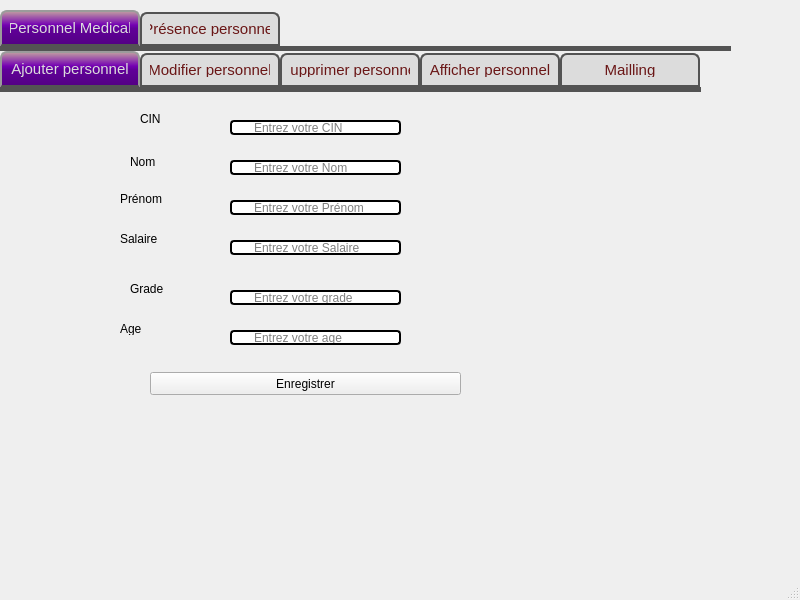
<?xml version="1.0" encoding="UTF-8"?>
<ui version="4.0">
 <class>MainWindow</class>
 <widget class="QMainWindow" name="MainWindow">
  <property name="geometry">
   <rect>
    <x>0</x>
    <y>0</y>
    <width>800</width>
    <height>600</height>
   </rect>
  </property>
  <property name="windowTitle">
   <string>MainWindow</string>
  </property>
  <widget class="QWidget" name="centralwidget">
   <widget class="QTabWidget" name="tabWidget">
    <property name="geometry">
     <rect>
      <x>0</x>
      <y>10</y>
      <width>731</width>
      <height>401</height>
     </rect>
    </property>
    <property name="styleSheet">
     <string notr="true">QTabWidget::pane { /* The tab widget frame */
border-top: 5px solid #535353;
}
QTabWidget::tab-bar {
left: 0px; /* move to the right by 5px */
}
/* Style the tab using the tab sub-control. Note that it reads QTabBar _not_ QTabWidget */
QTabBar::tab {
background: #dcdcdc;
border: 2px solid #535353;
border-bottom-color: #535353; /* same as the pane color */
border-top-left-radius: 7px;
border-top-right-radius: 7px;
min-width: 120px;
padding: 8px;
color: #6a1616;
font-size:15px;
font-family:Arial, Helvetica, sans-serif;
}
QTabBar::tab:selected, QTabBar::tab:hover {
background: qlineargradient(x1: 0, y1: 0, x2: 0, y2: 1, stop: 0 #c3a1a1, stop: 0.4 #7400b3, stop: 0.5 #610099, stop: 1.0 #520082);
}
QTabBar::tab:selected {
border-color: #9B9B9B;
border-bottom-color: #535353; /* same as pane color */
color: #dcdcdc;
font-size:15px;
font-family:Arial, Helvetica, sans-serif;
}
QTabBar::tab:!selected {
margin-top: 2px; /* make non-selected tabs look smaller */
}
QLineEdit {
  width: 100%;
  padding: 12px 20px;
  margin: 8px 0;
  display: inline-block;
  border: 1px solid #ccc;
  border-radius: 4px;
  box-sizing: border-box;
}</string>
    </property>
    <property name="currentIndex">
     <number>0</number>
    </property>
    <widget class="QWidget" name="tab">
     <attribute name="title">
      <string>Personnel Medical</string>
     </attribute>
     <widget class="QTabWidget" name="tabWidget_2">
      <property name="geometry">
       <rect>
        <x>0</x>
        <y>0</y>
        <width>701</width>
        <height>371</height>
       </rect>
      </property>
      <property name="currentIndex">
       <number>0</number>
      </property>
      <widget class="QWidget" name="tab_3">
       <attribute name="title">
        <string>Ajouter personnel</string>
       </attribute>
       <widget class="QLabel" name="label">
        <property name="geometry">
         <rect>
          <x>130</x>
          <y>60</y>
          <width>61</width>
          <height>20</height>
         </rect>
        </property>
        <property name="text">
         <string>Nom</string>
        </property>
       </widget>
       <widget class="QLineEdit" name="lineEdit_Nom">
        <property name="geometry">
         <rect>
          <x>230</x>
          <y>60</y>
          <width>171</width>
          <height>31</height>
         </rect>
        </property>
        <property name="styleSheet">
         <string notr="true">border-width:2px;
border-style:solid;
border-color:rouge;</string>
        </property>
        <property name="placeholderText">
         <string>Entrez votre Nom</string>
        </property>
       </widget>
       <widget class="QLabel" name="label_2">
        <property name="geometry">
         <rect>
          <x>120</x>
          <y>100</y>
          <width>47</width>
          <height>13</height>
         </rect>
        </property>
        <property name="text">
         <string>Prénom</string>
        </property>
       </widget>
       <widget class="QLineEdit" name="lineEdit_prenom">
        <property name="geometry">
         <rect>
          <x>230</x>
          <y>100</y>
          <width>171</width>
          <height>31</height>
         </rect>
        </property>
        <property name="styleSheet">
         <string notr="true">border-width:2px;
border-style:solid;
border-color:rouge;</string>
        </property>
        <property name="placeholderText">
         <string>Entrez votre Prénom</string>
        </property>
       </widget>
       <widget class="QLabel" name="label_3">
        <property name="geometry">
         <rect>
          <x>140</x>
          <y>20</y>
          <width>47</width>
          <height>13</height>
         </rect>
        </property>
        <property name="text">
         <string>CIN</string>
        </property>
       </widget>
       <widget class="QLineEdit" name="lineEdit_cin">
        <property name="geometry">
         <rect>
          <x>230</x>
          <y>20</y>
          <width>171</width>
          <height>31</height>
         </rect>
        </property>
        <property name="styleSheet">
         <string notr="true">border-width:2px;
border-style:solid;
border-color:rouge;</string>
        </property>
        <property name="placeholderText">
         <string>Entrez votre CIN</string>
        </property>
       </widget>
       <widget class="QLabel" name="label_5">
        <property name="geometry">
         <rect>
          <x>130</x>
          <y>190</y>
          <width>47</width>
          <height>13</height>
         </rect>
        </property>
        <property name="text">
         <string>Grade</string>
        </property>
       </widget>
       <widget class="QLabel" name="label_6">
        <property name="geometry">
         <rect>
          <x>120</x>
          <y>140</y>
          <width>47</width>
          <height>13</height>
         </rect>
        </property>
        <property name="text">
         <string>Salaire</string>
        </property>
       </widget>
       <widget class="QLineEdit" name="lineEdit_Salaire">
        <property name="geometry">
         <rect>
          <x>230</x>
          <y>140</y>
          <width>171</width>
          <height>31</height>
         </rect>
        </property>
        <property name="styleSheet">
         <string notr="true">border-width:2px;
border-style:solid;
border-color:rouge;</string>
        </property>
        <property name="echoMode">
         <enum>QLineEdit::Normal</enum>
        </property>
        <property name="placeholderText">
         <string>Entrez votre Salaire</string>
        </property>
       </widget>
       <widget class="QPushButton" name="pushButton">
        <property name="geometry">
         <rect>
          <x>150</x>
          <y>280</y>
          <width>311</width>
          <height>23</height>
         </rect>
        </property>
        <property name="styleSheet">
         <string notr="true">QPushButton:hover{ 
	background-color: rgb(0, 255, 255);
color:#f90103;
background:#2e008b;
border: none;
text-align: middle;
}</string>
        </property>
        <property name="text">
         <string>Enregistrer</string>
        </property>
       </widget>
       <widget class="QLineEdit" name="lineEdit_grade">
        <property name="geometry">
         <rect>
          <x>230</x>
          <y>190</y>
          <width>171</width>
          <height>31</height>
         </rect>
        </property>
        <property name="styleSheet">
         <string notr="true">border-width:2px;
border-style:solid;
border-color:rouge;</string>
        </property>
        <property name="placeholderText">
         <string>Entrez votre grade</string>
        </property>
       </widget>
       <widget class="QLabel" name="label_4">
        <property name="geometry">
         <rect>
          <x>120</x>
          <y>230</y>
          <width>47</width>
          <height>13</height>
         </rect>
        </property>
        <property name="text">
         <string>Age</string>
        </property>
       </widget>
       <widget class="QLineEdit" name="lineEdit_age">
        <property name="geometry">
         <rect>
          <x>230</x>
          <y>230</y>
          <width>171</width>
          <height>31</height>
         </rect>
        </property>
        <property name="styleSheet">
         <string notr="true">border-width:2px;
border-style:solid;
border-color:rouge;</string>
        </property>
        <property name="placeholderText">
         <string>Entrez votre age</string>
        </property>
       </widget>
      </widget>
      <widget class="QWidget" name="tab_4">
       <attribute name="title">
        <string>Modifier personnel</string>
       </attribute>
       <widget class="QLabel" name="label_7">
        <property name="geometry">
         <rect>
          <x>150</x>
          <y>90</y>
          <width>47</width>
          <height>13</height>
         </rect>
        </property>
        <property name="text">
         <string>Nom</string>
        </property>
       </widget>
       <widget class="QLabel" name="label_8">
        <property name="geometry">
         <rect>
          <x>150</x>
          <y>130</y>
          <width>47</width>
          <height>13</height>
         </rect>
        </property>
        <property name="text">
         <string>Prénom</string>
        </property>
       </widget>
       <widget class="QLabel" name="label_9">
        <property name="geometry">
         <rect>
          <x>150</x>
          <y>50</y>
          <width>47</width>
          <height>16</height>
         </rect>
        </property>
        <property name="text">
         <string>CIN</string>
        </property>
       </widget>
       <widget class="QLabel" name="label_11">
        <property name="geometry">
         <rect>
          <x>140</x>
          <y>230</y>
          <width>47</width>
          <height>13</height>
         </rect>
        </property>
        <property name="text">
         <string>Grade</string>
        </property>
       </widget>
       <widget class="QLabel" name="label_12">
        <property name="geometry">
         <rect>
          <x>150</x>
          <y>170</y>
          <width>47</width>
          <height>16</height>
         </rect>
        </property>
        <property name="text">
         <string>Salaire</string>
        </property>
       </widget>
       <widget class="QLineEdit" name="lineEdit">
        <property name="geometry">
         <rect>
          <x>210</x>
          <y>90</y>
          <width>201</width>
          <height>31</height>
         </rect>
        </property>
        <property name="styleSheet">
         <string notr="true">border-width:2px;
border-style:solid;
border-color:rouge;</string>
        </property>
        <property name="placeholderText">
         <string>Entrez votre Nom</string>
        </property>
       </widget>
       <widget class="QLineEdit" name="lineEdit_2">
        <property name="geometry">
         <rect>
          <x>210</x>
          <y>130</y>
          <width>201</width>
          <height>31</height>
         </rect>
        </property>
        <property name="styleSheet">
         <string notr="true">border-width:2px;
border-style:solid;
border-color:rouge;
</string>
        </property>
        <property name="placeholderText">
         <string>Entrez votre Prénom</string>
        </property>
       </widget>
       <widget class="QLineEdit" name="lineEdit_3">
        <property name="geometry">
         <rect>
          <x>210</x>
          <y>50</y>
          <width>201</width>
          <height>31</height>
         </rect>
        </property>
        <property name="styleSheet">
         <string notr="true">border-width:2px;
border-style:solid;
border-color:rouge;</string>
        </property>
        <property name="placeholderText">
         <string>Entrez votre CIN</string>
        </property>
       </widget>
       <widget class="QLineEdit" name="lineEdit_4">
        <property name="geometry">
         <rect>
          <x>210</x>
          <y>170</y>
          <width>201</width>
          <height>31</height>
         </rect>
        </property>
        <property name="styleSheet">
         <string notr="true">border-width:2px;
border-style:solid;
border-color:rouge;</string>
        </property>
        <property name="placeholderText">
         <string>Entrez votre Salaire</string>
        </property>
       </widget>
       <widget class="QPushButton" name="pushButton_3">
        <property name="geometry">
         <rect>
          <x>194</x>
          <y>300</y>
          <width>281</width>
          <height>23</height>
         </rect>
        </property>
        <property name="styleSheet">
         <string notr="true">QPushButton:hover{ 
	background-color: rgb(0, 255, 255);
color:#f90103;
background:#2e008b;
border: none;
text-align: middle;
}</string>
        </property>
        <property name="text">
         <string>Enregistrer</string>
        </property>
       </widget>
       <widget class="QLineEdit" name="lineEdit_5">
        <property name="geometry">
         <rect>
          <x>210</x>
          <y>219</y>
          <width>201</width>
          <height>31</height>
         </rect>
        </property>
        <property name="styleSheet">
         <string notr="true">border-width:2px;
border-style:solid;
border-color:rouge;</string>
        </property>
        <property name="placeholderText">
         <string>Entrez votre grade</string>
        </property>
       </widget>
       <widget class="QLabel" name="label_10">
        <property name="geometry">
         <rect>
          <x>130</x>
          <y>270</y>
          <width>47</width>
          <height>13</height>
         </rect>
        </property>
        <property name="text">
         <string>Age</string>
        </property>
       </widget>
       <widget class="QLineEdit" name="lineEdit_6">
        <property name="geometry">
         <rect>
          <x>210</x>
          <y>259</y>
          <width>201</width>
          <height>31</height>
         </rect>
        </property>
        <property name="styleSheet">
         <string notr="true">border-width:2px;
border-style:solid;
border-color:rouge;</string>
        </property>
        <property name="placeholderText">
         <string>Entrez votre age</string>
        </property>
       </widget>
       <widget class="QComboBox" name="comboBox">
        <property name="geometry">
         <rect>
          <x>260</x>
          <y>20</y>
          <width>69</width>
          <height>22</height>
         </rect>
        </property>
       </widget>
      </widget>
      <widget class="QWidget" name="tab_5">
       <attribute name="title">
        <string>Supprimer personnel</string>
       </attribute>
       <widget class="QPushButton" name="pushButton_5">
        <property name="geometry">
         <rect>
          <x>250</x>
          <y>190</y>
          <width>171</width>
          <height>31</height>
         </rect>
        </property>
        <property name="styleSheet">
         <string notr="true">QPushButton:hover{ 
	background-color: rgb(0, 255, 255);
color:#f90103;
background:#2e008b;
border: none;
text-align: middle;
}</string>
        </property>
        <property name="text">
         <string>Supprimer</string>
        </property>
       </widget>
       <widget class="QComboBox" name="comboBox_ID_commande">
        <property name="geometry">
         <rect>
          <x>300</x>
          <y>110</y>
          <width>69</width>
          <height>22</height>
         </rect>
        </property>
       </widget>
      </widget>
      <widget class="QWidget" name="tab_6">
       <attribute name="title">
        <string>Afficher personnel</string>
       </attribute>
       <widget class="QLabel" name="label_13">
        <property name="geometry">
         <rect>
          <x>60</x>
          <y>20</y>
          <width>71</width>
          <height>21</height>
         </rect>
        </property>
        <property name="text">
         <string>Trier par :</string>
        </property>
       </widget>
       <widget class="QTableView" name="tableView">
        <property name="geometry">
         <rect>
          <x>80</x>
          <y>60</y>
          <width>441</width>
          <height>241</height>
         </rect>
        </property>
        <property name="styleSheet">
         <string notr="true">border-width:2px;
border-style:solid;
border-color:red;
background: #d1d1d1;</string>
        </property>
       </widget>
       <widget class="QPushButton" name="pushButton_11">
        <property name="geometry">
         <rect>
          <x>330</x>
          <y>20</y>
          <width>75</width>
          <height>23</height>
         </rect>
        </property>
        <property name="styleSheet">
         <string notr="true">QPushButton:hover{ 
	background-color: rgb(0, 255, 255);
color:#f90103;
background:#2e008b;
border: none;
text-align: middle;
}</string>
        </property>
        <property name="text">
         <string>trier</string>
        </property>
       </widget>
       <widget class="QPushButton" name="pushButton_12">
        <property name="geometry">
         <rect>
          <x>550</x>
          <y>140</y>
          <width>75</width>
          <height>23</height>
         </rect>
        </property>
        <property name="styleSheet">
         <string notr="true">QPushButton:hover{ 
	background-color: rgb(0, 255, 255);
color:#f90103;
background:#2e008b;
border: none;
text-align: middle;
}</string>
        </property>
        <property name="text">
         <string>afficher</string>
        </property>
       </widget>
       <widget class="QPushButton" name="pushButton_14">
        <property name="geometry">
         <rect>
          <x>530</x>
          <y>70</y>
          <width>171</width>
          <height>23</height>
         </rect>
        </property>
        <property name="styleSheet">
         <string notr="true">QPushButton:hover{ 
	background-color: rgb(0, 255, 255);
color:#f90103;
background:#2e008b;
border: none;
text-align: middle;
}</string>
        </property>
        <property name="text">
         <string>Rechercher</string>
        </property>
       </widget>
       <widget class="QLineEdit" name="lineEdit_7">
        <property name="geometry">
         <rect>
          <x>560</x>
          <y>29</y>
          <width>113</width>
          <height>31</height>
         </rect>
        </property>
       </widget>
       <widget class="QComboBox" name="comboBox_3">
        <property name="geometry">
         <rect>
          <x>140</x>
          <y>20</y>
          <width>69</width>
          <height>22</height>
         </rect>
        </property>
       </widget>
      </widget>
      <widget class="QWidget" name="tab_7">
       <attribute name="title">
        <string>Mailling</string>
       </attribute>
       <widget class="QLabel" name="label_14">
        <property name="geometry">
         <rect>
          <x>100</x>
          <y>30</y>
          <width>51</width>
          <height>31</height>
         </rect>
        </property>
        <property name="text">
         <string>De :</string>
        </property>
       </widget>
       <widget class="QLineEdit" name="lineEdit_mail1">
        <property name="geometry">
         <rect>
          <x>150</x>
          <y>29</y>
          <width>181</width>
          <height>31</height>
         </rect>
        </property>
        <property name="styleSheet">
         <string notr="true">border-width:2px;
border-style:solid;
border-color:rouge;</string>
        </property>
       </widget>
       <widget class="QLabel" name="label_15">
        <property name="geometry">
         <rect>
          <x>100</x>
          <y>80</y>
          <width>47</width>
          <height>13</height>
         </rect>
        </property>
        <property name="text">
         <string>À :</string>
        </property>
       </widget>
       <widget class="QLineEdit" name="lineEdit_mail2">
        <property name="geometry">
         <rect>
          <x>150</x>
          <y>69</y>
          <width>181</width>
          <height>31</height>
         </rect>
        </property>
        <property name="styleSheet">
         <string notr="true">border-width:2px;
border-style:solid;
border-color:rouge;</string>
        </property>
       </widget>
       <widget class="QLabel" name="label_16">
        <property name="geometry">
         <rect>
          <x>90</x>
          <y>130</y>
          <width>47</width>
          <height>13</height>
         </rect>
        </property>
        <property name="text">
         <string>Objet :</string>
        </property>
       </widget>
       <widget class="QLineEdit" name="lineEdit_objet">
        <property name="geometry">
         <rect>
          <x>150</x>
          <y>119</y>
          <width>181</width>
          <height>31</height>
         </rect>
        </property>
        <property name="styleSheet">
         <string notr="true">border-width:2px;
border-style:solid;
border-color:rouge;</string>
        </property>
       </widget>
       <widget class="QPlainTextEdit" name="plainTextEdit">
        <property name="geometry">
         <rect>
          <x>150</x>
          <y>160</y>
          <width>401</width>
          <height>121</height>
         </rect>
        </property>
        <property name="styleSheet">
         <string notr="true">border-width:2px;
border-style:solid;
border-color:rouge;</string>
        </property>
        <property name="placeholderText">
         <string>Ecrivez...</string>
        </property>
       </widget>
       <widget class="QPushButton" name="pushButton_6">
        <property name="geometry">
         <rect>
          <x>184</x>
          <y>300</y>
          <width>341</width>
          <height>23</height>
         </rect>
        </property>
        <property name="styleSheet">
         <string notr="true">QPushButton:hover{ 
	background-color: rgb(0, 255, 255);
color:#f90103;
background:#2e008b;
border: none;
text-align: middle;
}</string>
        </property>
        <property name="text">
         <string>Envoyer</string>
        </property>
       </widget>
      </widget>
     </widget>
    </widget>
    <widget class="QWidget" name="tab_2">
     <attribute name="title">
      <string>Présence personnel</string>
     </attribute>
     <widget class="QTabWidget" name="tabWidget_3">
      <property name="geometry">
       <rect>
        <x>0</x>
        <y>0</y>
        <width>701</width>
        <height>341</height>
       </rect>
      </property>
      <property name="currentIndex">
       <number>2</number>
      </property>
      <widget class="QWidget" name="tab_8">
       <attribute name="title">
        <string>Ajouter Présence</string>
       </attribute>
       <widget class="QLabel" name="label_17">
        <property name="geometry">
         <rect>
          <x>80</x>
          <y>30</y>
          <width>47</width>
          <height>16</height>
         </rect>
        </property>
        <property name="text">
         <string>CIN</string>
        </property>
       </widget>
       <widget class="QLineEdit" name="lineEdit_CINApr">
        <property name="geometry">
         <rect>
          <x>160</x>
          <y>19</y>
          <width>191</width>
          <height>31</height>
         </rect>
        </property>
        <property name="styleSheet">
         <string notr="true">border-width:2px;
border-style:solid;
border-color:rouge;</string>
        </property>
        <property name="placeholderText">
         <string>Entrez votre CIN</string>
        </property>
       </widget>
       <widget class="QLabel" name="label_18">
        <property name="geometry">
         <rect>
          <x>20</x>
          <y>100</y>
          <width>131</width>
          <height>16</height>
         </rect>
        </property>
        <property name="text">
         <string>Date et heure de pointage</string>
        </property>
       </widget>
       <widget class="QDateTimeEdit" name="dateTimeEdit">
        <property name="geometry">
         <rect>
          <x>160</x>
          <y>100</y>
          <width>194</width>
          <height>22</height>
         </rect>
        </property>
       </widget>
       <widget class="QPushButton" name="pushButton_7">
        <property name="geometry">
         <rect>
          <x>174</x>
          <y>170</y>
          <width>231</width>
          <height>31</height>
         </rect>
        </property>
        <property name="styleSheet">
         <string notr="true">QPushButton:hover{ 
	background-color: rgb(0, 255, 255);
color:#f90103;
background:#2e008b;
border: none;
text-align: middle;
}</string>
        </property>
        <property name="text">
         <string>Enregistrer</string>
        </property>
       </widget>
      </widget>
      <widget class="QWidget" name="tab_9">
       <attribute name="title">
        <string>Modifier Présence</string>
       </attribute>
       <widget class="QLabel" name="label_19">
        <property name="geometry">
         <rect>
          <x>90</x>
          <y>40</y>
          <width>47</width>
          <height>13</height>
         </rect>
        </property>
        <property name="text">
         <string>CIN</string>
        </property>
       </widget>
       <widget class="QLineEdit" name="lineEdit_CINmopr">
        <property name="geometry">
         <rect>
          <x>160</x>
          <y>29</y>
          <width>191</width>
          <height>31</height>
         </rect>
        </property>
        <property name="styleSheet">
         <string notr="true">border-width:2px;
border-style:solid;
border-color:rouge;</string>
        </property>
        <property name="placeholderText">
         <string>Entrez votre CIN</string>
        </property>
       </widget>
       <widget class="QLabel" name="label_20">
        <property name="geometry">
         <rect>
          <x>10</x>
          <y>91</y>
          <width>131</width>
          <height>21</height>
         </rect>
        </property>
        <property name="text">
         <string>Date et heure de pointage</string>
        </property>
       </widget>
       <widget class="QDateTimeEdit" name="dateTimeEdit_2">
        <property name="geometry">
         <rect>
          <x>160</x>
          <y>90</y>
          <width>194</width>
          <height>22</height>
         </rect>
        </property>
       </widget>
       <widget class="QLabel" name="label_21">
        <property name="geometry">
         <rect>
          <x>0</x>
          <y>140</y>
          <width>151</width>
          <height>21</height>
         </rect>
        </property>
        <property name="text">
         <string>NV Date et heure de pointage</string>
        </property>
       </widget>
       <widget class="QDateTimeEdit" name="dateTimeEdit_3">
        <property name="geometry">
         <rect>
          <x>160</x>
          <y>140</y>
          <width>194</width>
          <height>22</height>
         </rect>
        </property>
       </widget>
       <widget class="QPushButton" name="pushButton_8">
        <property name="geometry">
         <rect>
          <x>180</x>
          <y>200</y>
          <width>211</width>
          <height>31</height>
         </rect>
        </property>
        <property name="styleSheet">
         <string notr="true">QPushButton:hover{ 
	background-color: rgb(0, 255, 255);
color:#f90103;
background:#2e008b;
border: none;
text-align: middle;
}</string>
        </property>
        <property name="text">
         <string>Enregistrer</string>
        </property>
       </widget>
      </widget>
      <widget class="QWidget" name="tab_10">
       <attribute name="title">
        <string>Supprimer Présence</string>
       </attribute>
       <widget class="QLabel" name="label_22">
        <property name="geometry">
         <rect>
          <x>90</x>
          <y>30</y>
          <width>47</width>
          <height>16</height>
         </rect>
        </property>
        <property name="text">
         <string>CIN</string>
        </property>
       </widget>
       <widget class="QLabel" name="label_23">
        <property name="geometry">
         <rect>
          <x>30</x>
          <y>90</y>
          <width>131</width>
          <height>16</height>
         </rect>
        </property>
        <property name="text">
         <string>Date et heure de pointage</string>
        </property>
       </widget>
       <widget class="QDateTimeEdit" name="dateTimeEdit_4">
        <property name="geometry">
         <rect>
          <x>170</x>
          <y>90</y>
          <width>194</width>
          <height>22</height>
         </rect>
        </property>
       </widget>
       <widget class="QPushButton" name="pushButton_9">
        <property name="geometry">
         <rect>
          <x>140</x>
          <y>150</y>
          <width>241</width>
          <height>31</height>
         </rect>
        </property>
        <property name="styleSheet">
         <string notr="true">QPushButton:hover{ 
	background-color: rgb(0, 255, 255);
color:#f90103;
background:#2e008b;
border: none;
text-align: middle;
}</string>
        </property>
        <property name="text">
         <string>Supprimer</string>
        </property>
       </widget>
       <widget class="QComboBox" name="comboBox_2">
        <property name="geometry">
         <rect>
          <x>200</x>
          <y>30</y>
          <width>69</width>
          <height>22</height>
         </rect>
        </property>
       </widget>
      </widget>
      <widget class="QWidget" name="tab_11">
       <attribute name="title">
        <string>Afficher présence</string>
       </attribute>
       <widget class="QLabel" name="label_24">
        <property name="geometry">
         <rect>
          <x>90</x>
          <y>30</y>
          <width>47</width>
          <height>16</height>
         </rect>
        </property>
        <property name="text">
         <string>CIN</string>
        </property>
       </widget>
       <widget class="QLineEdit" name="lineEdit_8">
        <property name="geometry">
         <rect>
          <x>170</x>
          <y>19</y>
          <width>191</width>
          <height>31</height>
         </rect>
        </property>
        <property name="styleSheet">
         <string notr="true">border-width:2px;
border-style:solid;
border-color:rouge;</string>
        </property>
        <property name="placeholderText">
         <string>Entrez votre CIN</string>
        </property>
       </widget>
       <widget class="QTableView" name="tableView_2">
        <property name="geometry">
         <rect>
          <x>110</x>
          <y>70</y>
          <width>341</width>
          <height>211</height>
         </rect>
        </property>
        <property name="styleSheet">
         <string notr="true">border-width:2px;
border-style:solid;
border-color:red;
background: #d1d1d1;</string>
        </property>
       </widget>
       <widget class="QPushButton" name="pushButton_10">
        <property name="geometry">
         <rect>
          <x>460</x>
          <y>260</y>
          <width>201</width>
          <height>41</height>
         </rect>
        </property>
        <property name="styleSheet">
         <string notr="true">QPushButton:hover{ 
	background-color: rgb(0, 255, 255);
color:#f90103;
background:#2e008b;
border: none;
text-align: middle;
}</string>
        </property>
        <property name="text">
         <string>Imprimer les informations de présence</string>
        </property>
       </widget>
       <widget class="QPushButton" name="pushButton_13">
        <property name="geometry">
         <rect>
          <x>520</x>
          <y>120</y>
          <width>75</width>
          <height>23</height>
         </rect>
        </property>
        <property name="styleSheet">
         <string notr="true">QPushButton:hover{ 
	background-color: rgb(0, 255, 255);
color:#f90103;
background:#2e008b;
border: none;
text-align: middle;
}</string>
        </property>
        <property name="text">
         <string>afficher</string>
        </property>
       </widget>
      </widget>
      <widget class="QWidget" name="tab_12">
       <attribute name="title">
        <string>Importer les informations de présence</string>
       </attribute>
      </widget>
     </widget>
    </widget>
   </widget>
  </widget>
  <widget class="QMenuBar" name="menubar">
   <property name="geometry">
    <rect>
     <x>0</x>
     <y>0</y>
     <width>800</width>
     <height>21</height>
    </rect>
   </property>
  </widget>
  <widget class="QStatusBar" name="statusbar"/>
 </widget>
 <resources/>
 <connections/>
</ui>
